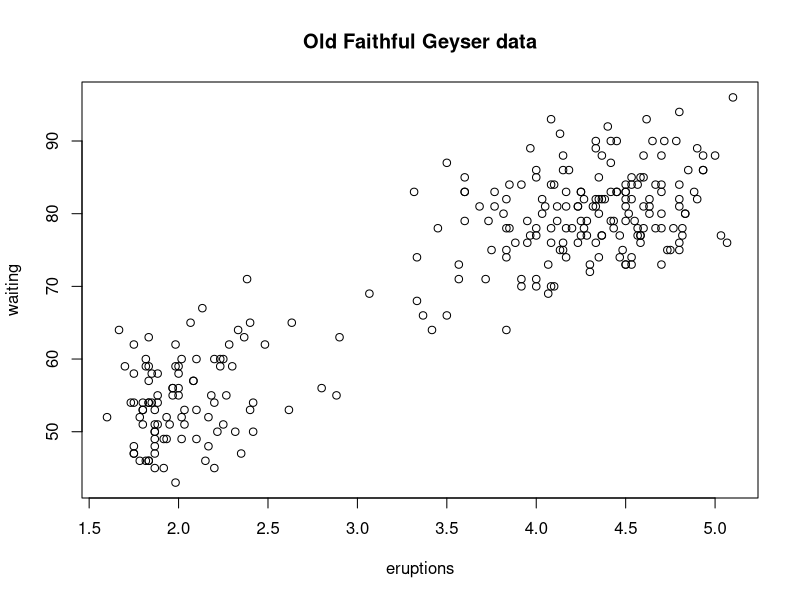
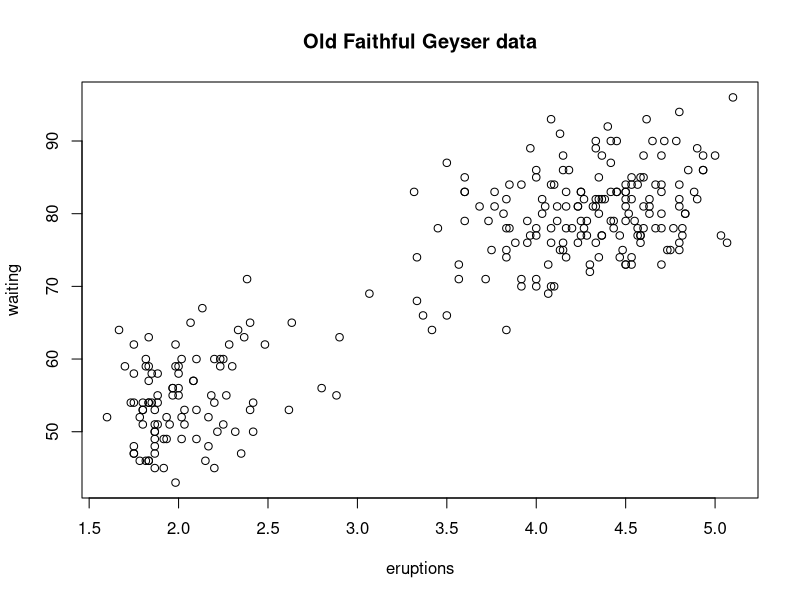
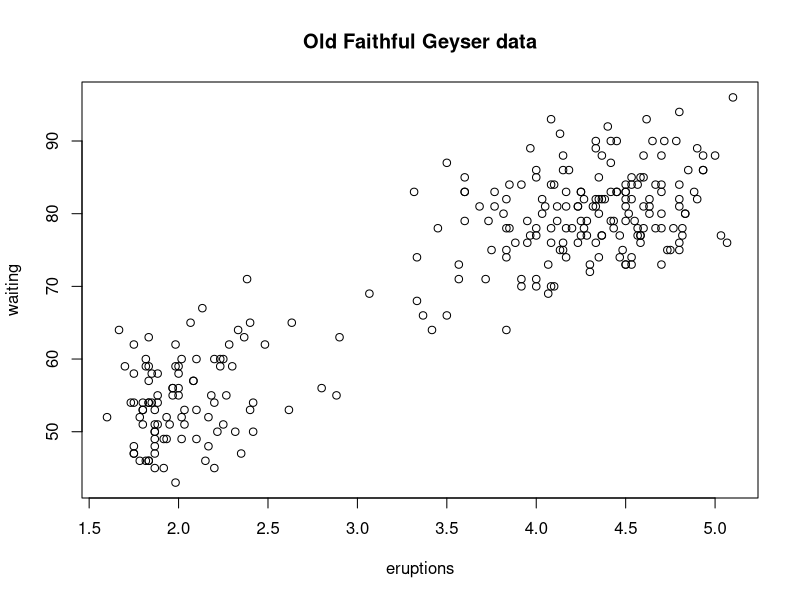

The R source for these figures, in order:
## ---- chunk 1
library(datasets)
with(faithful, plot(eruptions, waiting)) ## Make plot appear on screen device
title(main = "Old Faithful Geyser data") ## Annotate with a title
## ---- chunk 2
pdf(file = "./support/myplot.pdf") ## Open PDF device; create "myplot.pdf" in the "support" directory
## Create plot and send to a file (no plot appears on the screen)
with(faithful, plot(eruptions, waiting))
title(main = "Old Faithful Geyser data") ##Annotate plot; still nothing on screen
dev.off() ## Close the PDF file device
## Now you can view the file "myplot.pdf" on your computer
## ---- chunk 3
library(datasets)
with(faithful, plot(eruptions, waiting)) ## Create a plot on screen device
title(main = "Old Faithful Geyser data") ## Add a main title
dev.copy(png, file = "./support/geyserplot.png") ## Copy my plot to a PNG file
dev.off() ## Don't forget to close the PNG device!
